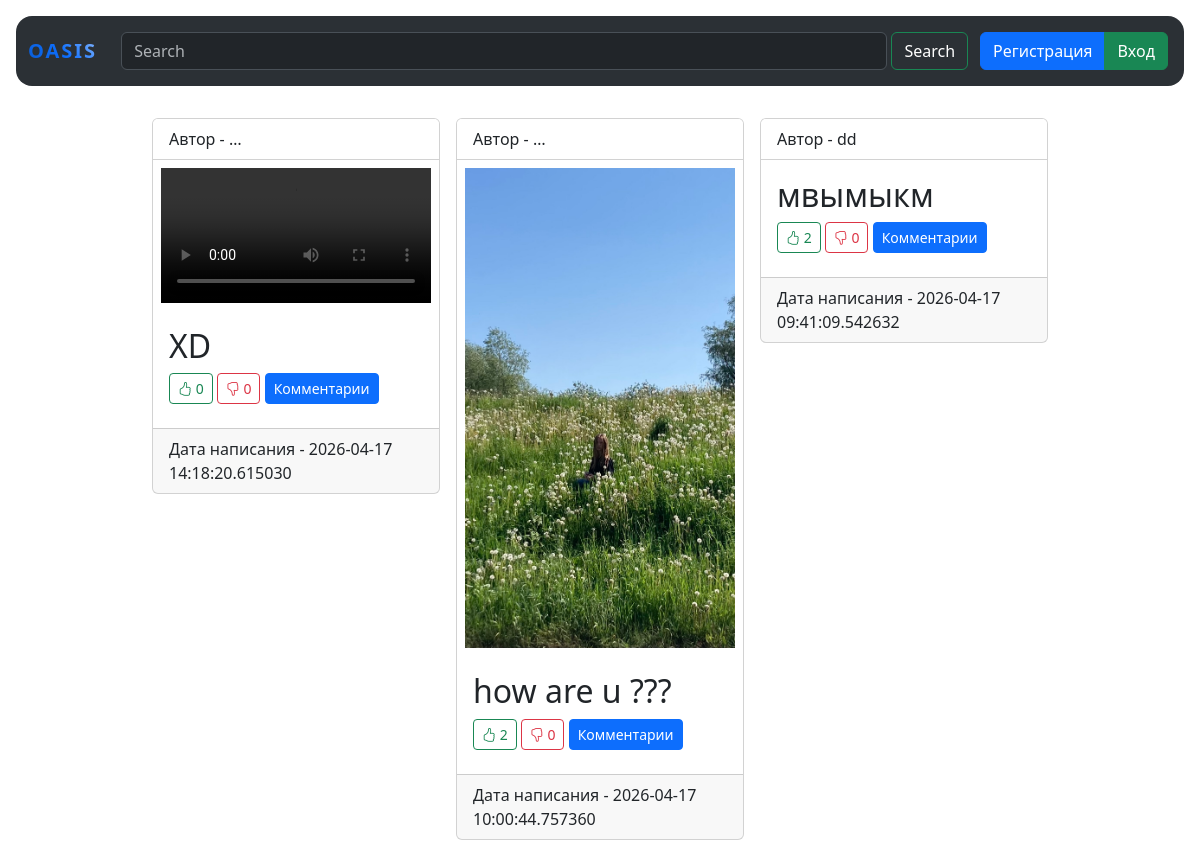
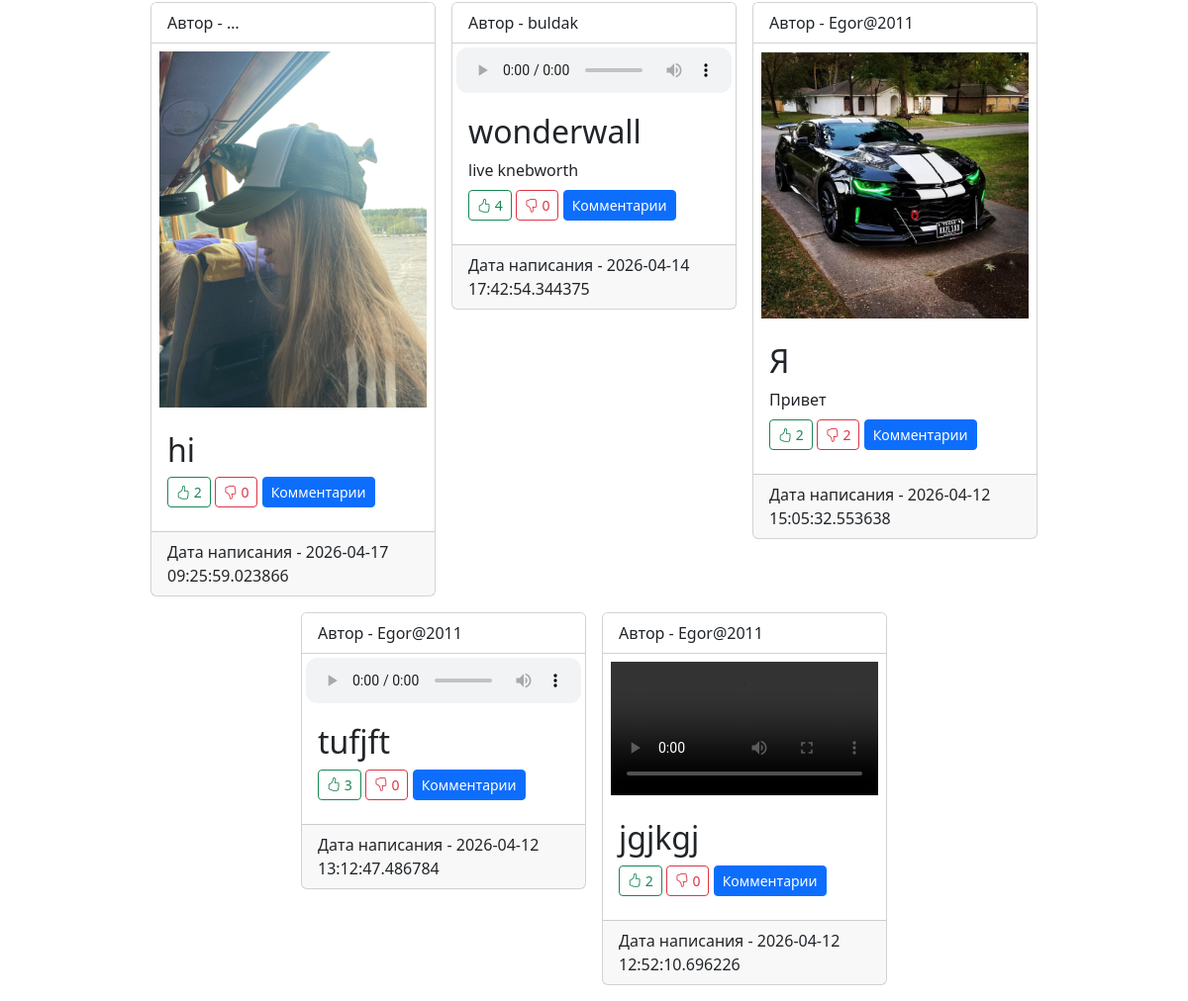
The page / on the database its author committed (2 pictures, top to bottom).
### data/news.py (models this page shows)
class News(SqlAlchemyBase):
    __tablename__ = 'news'
    id = sqlalchemy.Column(sqlalchemy.Integer, primary_key=True, autoincrement=True)
    title = sqlalchemy.Column(sqlalchemy.String, nullable=True)
    content = sqlalchemy.Column(sqlalchemy.String, nullable=True)
    created_date = sqlalchemy.Column(sqlalchemy.DateTime, default=datetime.datetime.now)
    is_private = sqlalchemy.Column(sqlalchemy.Boolean, default=True)
    file = sqlalchemy.Column(sqlalchemy.String, nullable=True)
    user_id = sqlalchemy.Column(sqlalchemy.Integer, sqlalchemy.ForeignKey("users.id"))
    user = orm.relationship('User')
    categories = orm.relationship("Category", secondary="association", backref="news")
    likes = orm.relationship('User', secondary=news_likes, backref='liked_news')
    dislikes = orm.relationship('User', secondary=news_dislikes, backref='disliked_news')

### data/users.py (models this page shows, shortened)
class User(SqlAlchemyBase, UserMixin):
    __tablename__ = 'users'
    id = sqlalchemy.Column(sqlalchemy.Integer, primary_key=True, autoincrement=True)
    name = sqlalchemy.Column(sqlalchemy.String, nullable=True)
    about = sqlalchemy.Column(sqlalchemy.String, nullable=True)
    email = sqlalchemy.Column(sqlalchemy.String, index=True, unique=True, nullable=True)
    hashed_password = sqlalchemy.Column(sqlalchemy.String, nullable=True)
    created_date = sqlalchemy.Column(sqlalchemy.DateTime, default=datetime.datetime.now)
    news = orm.relationship("News", back_populates='user')

### main.py (the view)
@app.route("/")
def index():
    db_sess = db_session.create_session()
    if current_user.is_authenticated:
        news = db_sess.query(News).filter((News.user == current_user) | (News.is_private != True)).order_by(desc(News.created_date)).all()
    else:
        news = db_sess.query(News).filter(News.is_private != True).order_by(desc(News.created_date)).all()
    return render_template("index.html", news=news, UPLOAD_FOLDER=UPLOAD_FOLDER)

### data/db_session.py (called while the page is built)
def create_session() -> Session:
    global __factory
    return __factory()

### templates/index.html (shortened to what this page needs)
{% extends "base.html" %}
{% block content %}
    <div class="container p-3">
        <div class="d-flex flex-wrap justify-content-center gap-3 align-items-start">
            {% for item in news %}
            <div class="card" style="width: 18rem;">
                <div class="card-header bg-white">
                   Автор - {{ item.user.name }}
                 </div>
                {% if item.file %}
                    {% set ful_file = '/' + UPLOAD_FOLDER + item.file %}
                    {% if item.file.endswith(('.jpg', '.jpeg', '.png', '.gif', '.webp', '.svg')) %}
                    <img src="{{ ful_file }}" class="card-img-top p-2" alt="{{ item.file }} ">
                    {% elif item.file.endswith(('.mp4', '.webm', '.ogg', '.mov')) %}
                    <video src="{{ ful_file }}" class="object-fit-contain p-2" controls></video>
                    {% elif item.file.endswith(('.mp3', '.wav', '.ogg', '.m4a')) %}
                    <audio src="{{ ful_file }}" controls style="width: 100%;" class="rounded-4 p-1"></audio>
                    {% else %}
                    <div class="container p-2">
                    <a href="{{ ful_file }}" class="btn btn-secondary" download style="width: 100%;">
                        <i class="bi bi-file-earmark-arrow-down fs-5"></i> {{ item.file }}
                    </a>
                    </div>
                    {% endif %}
                {% endif %}
                <div class="card-body">
                    <h2 class="card-title">{{ item.title }}</h2>
                    <div class="card-text">
                        {{ item.content }}
                    </div>
                    <div class="mt-2 mb-2">
                        <a href="/like/{{ item.id }}" class="btn btn-sm {{ 'btn-success' if current_user in item.likes else 'btn-outline-success' }}">
                            <i class="bi bi-hand-thumbs-up"></i> {{ item.likes|length }}
                        </a>
                        <a href="/dislike/{{ item.id }}" class="btn btn-sm {{ 'btn-danger' if current_user in item.dislikes else 'btn-outline-danger' }}">
                            <i class="bi bi-hand-thumbs-down"></i> {{ item.dislikes|length }}
                        </a>
                       <a href="/comments/{{ item.id }}" class="btn btn-sm {{ 'btn-primary'}}">Комментарии</a>
                    </div>
                </div>
                <div class="card-footer">
                    Дата написания - {{ item.created_date }}
                </div>
            </div>
            {% endfor %}
        </div>
    </div>
{% endblock %}

### rows shown on the page
News: user.name "…", title "XD", likes|length "0", dislikes|length "0", created_date "2026-04-17 14:18:20.615030"
News: user.name "…", file (picture), title "how are u ???", likes|length "2", dislikes|length "0", created_date "2026-04-17 10:00:44.757360"
News: user.name "dd", title "мвымыкм", likes|length "2", dislikes|length "0", created_date "2026-04-17 09:41:09.542632"
News: user.name "…", file (picture), title "hi", likes|length "2", dislikes|length "0", created_date "2026-04-17 09:25:59.023866"
News: user.name "buldak", title "wonderwall", content "live knebworth", likes|length "4", dislikes|length "0", created_date "2026-04-14 17:42:54.344375"
News: user.name "Egor@2011", file (picture), title "Я", content "Привет", likes|length "2", dislikes|length "2", created_date "2026-04-12 15:05:32.553638"
News: user.name "Egor@2011", title "tufjft", likes|length "3", dislikes|length "0", created_date "2026-04-12 13:12:47.486784"
News: user.name "Egor@2011", title "jgjkgj", likes|length "2", dislikes|length "0", created_date "2026-04-12 12:52:10.696226"
